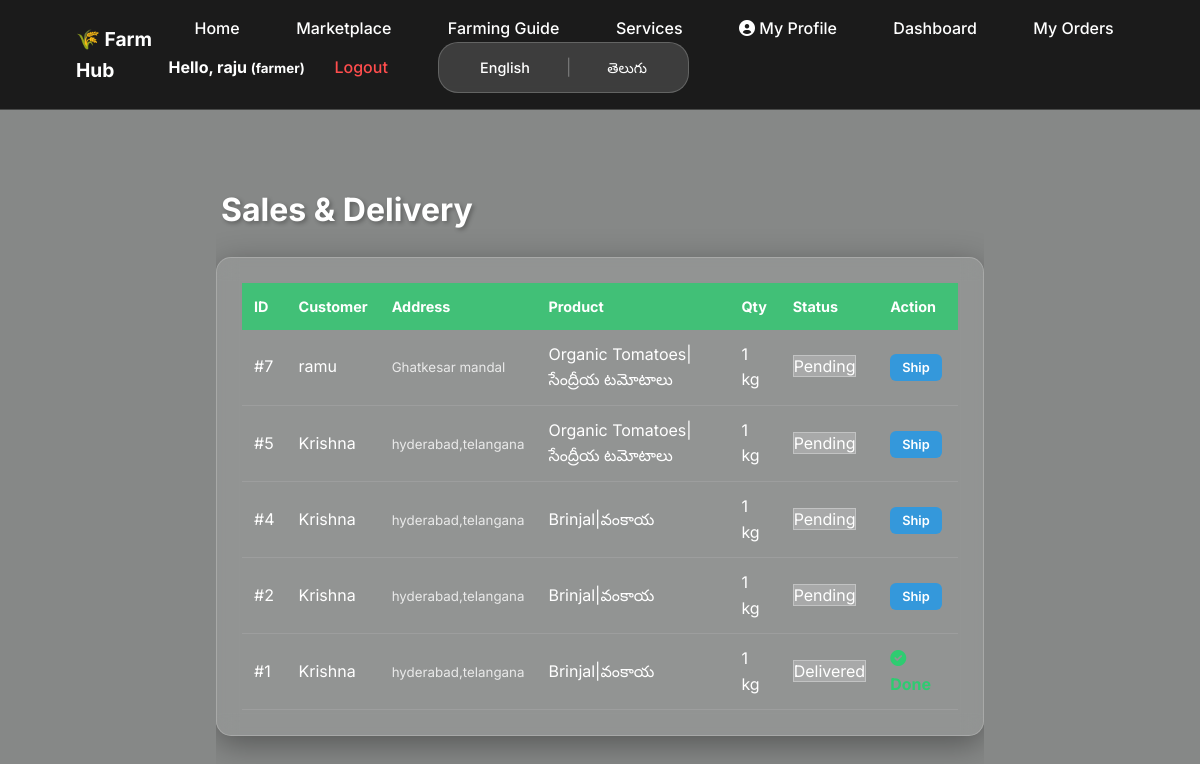
Page /orders (signed in) on the committed database.
### tables this page shows
CREATE TABLE orders (
        id INTEGER PRIMARY KEY AUTOINCREMENT, 
        customer_id INTEGER NOT NULL, 
        product_id INTEGER NOT NULL, 
        quantity_kg INTEGER NOT NULL, 
        total_price REAL NOT NULL, 
        payment_method TEXT NOT NULL, 
        order_date TIMESTAMP DEFAULT CURRENT_TIMESTAMP, 
        status TEXT DEFAULT 'Pending', 
        FOREIGN KEY (customer_id) REFERENCES users (id), 
        FOREIGN KEY (product_id) REFERENCES products (id));

CREATE TABLE users (
        id INTEGER PRIMARY KEY AUTOINCREMENT, 
        name TEXT NOT NULL, 
        phone TEXT UNIQUE NOT NULL, 
        password TEXT NOT NULL, 
        role TEXT NOT NULL, 
        upi_id TEXT, 
        address TEXT);

CREATE TABLE products (
        id INTEGER PRIMARY KEY AUTOINCREMENT, 
        farmer_id INTEGER NOT NULL, 
        name TEXT NOT NULL, 
        category TEXT, 
        price REAL NOT NULL, 
        stock_kg INTEGER NOT NULL, 
        image_url TEXT, 
        FOREIGN KEY (farmer_id) REFERENCES users (id));

### app.py (the view, shortened to what this page needs)
@app.route('/orders')
@login_required
def view_orders():
    conn = get_db_connection()
    role = session['role']
    if role == 'farmer':
        orders = conn.execute('''SELECT o.*, p.name as product_name, u.name as customer_name, u.address as customer_address
                                  FROM orders o
                                  JOIN products p ON o.product_id = p.id
                                  JOIN users u ON o.customer_id = u.id
                                  WHERE p.farmer_id = ? ORDER BY o.order_date DESC''', (session['user_id'],)).fetchall()
        template = 'farmer_orders.html'
    conn.close()
    return render_template(template, orders=orders)

### app.py (called while the page is built)
def get_locale():
    return session.get('lang', request.accept_languages.best_match(['en', 'te']))

def get_db_connection():
    conn = sqlite3.connect(DB_NAME, timeout=20)
    conn.row_factory = sqlite3.Row
    conn.execute('PRAGMA journal_mode=WAL;')
    return conn

def login_required(f):
    @wraps(f)
    def wrapper(*args, **kwargs):
        if 'user_id' not in session:
            flash(_('Please log in first.'), 'danger')
            return redirect(url_for('login'))
        return f(*args, **kwargs)
    return wrapper

### templates/farmer_orders.html (shortened to what this page needs)
{% extends 'base.html' %}
{% block content %}
<div class="container mt-4">
    <h1 class="mb-4 page-title">{{ _('Sales & Delivery') }}</h1>
    <div class="sales-container">
        {% if orders %}
            <div style="overflow-x:auto;">
                <table class="custom-table">
                    <thead>
                        <tr>
                            <th>ID</th>
                            <th>Customer</th>
                            <th>Address</th>
                            <th>Product</th>
                            <th>Qty</th>
                            <th>Status</th>
                            <th>Action</th>
                        </tr>
                    </thead>
                    <tbody>
                        {% for o in orders %}
                        <tr>
                            <td>#{{ o['id'] }}</td>
                            <td>{{ o['customer_name'] }}</td>
                            <td><small style="opacity: 0.8;">{{ o['customer_address'] or 'No address' }}</small></td>
                            <td>{{ o['product_name'] }}</td>
                            <td>{{ o['quantity_kg'] }} kg</td>
                            <td>
                                <span class="badge" style="background: rgba(255,255,255,0.2); border: 1px solid rgba(255,255,255,0.3);">
                                    {{ o['status'] }}
                                </span>
                            </td>
                            <td>
                                {% if o['status'] == 'Pending' %}
                                    <a href="{{ url_for('update_order_status', order_id=o['id'], new_status='Out for Delivery') }}"
                                       style="background: #3498db; color: white; padding: 6px 12px; text-decoration: none; border-radius: 6px; font-size: 0.8rem; font-weight: 600;">Ship</a>
                                {% elif o['status'] == 'Out for Delivery' %}
                                    <a href="{{ url_for('update_order_status', order_id=o['id'], new_status='Delivered') }}"
                                       style="background: #2ecc71; color: white; padding: 6px 12px; text-decoration: none; border-radius: 6px; font-size: 0.8rem; font-weight: 600;">Deliver</a>
                                {% else %}
                                    <span style="color: #2ecc71; font-weight: bold;"><i class="fas fa-check-circle"></i> Done</span>
                                {% endif %}
                            </td>
                        </tr>
                        {% endfor %}
                    </tbody>
                </table>
            </div>
        {% else %}
            <div class="text-center py-5">
                <p style="font-size: 1.2rem; opacity: 0.7;">No sales yet.</p>
            </div>
        {% endif %}
    </div>
</div>
{% endblock %}

### templates/base.html (shortened to what this page needs)
<!DOCTYPE html>
<html lang="{{ session.get('lang', 'en') }}">
<head>
    <link rel="stylesheet" href="https://cdnjs.cloudflare.com/ajax/libs/font-awesome/6.0.0/css/all.min.css">
    <link rel="stylesheet" href="{{ url_for('static', filename='style.css') }}">
</head>
<body class="{% block body_class %}{% endblock %}">
<nav class="navbar">
    <a href="{{ url_for('index') }}" class="logo">🌾 Farm Hub</a>
    <div class="nav-links">
        <a href="{{ url_for('index') }}">{{ _('Home') }}</a>
        <a href="{{ url_for('marketplace') }}">{{ _('Marketplace') }}</a>
        {% if session.get('role') == 'farmer' %}
            <a href="{{ url_for('farming_guide') }}">{{ _('Farming Guide') }}</a>
            <a href="{{ url_for('services') }}">{{ _('Services') }}</a>
        {% endif %}
        {% if session.get('user_id') %}
            <a href="{{ url_for('profile') }}"><i class="fa fa-user-circle"></i> {{ _('My Profile') }}</a>
            <a href="{{ url_for('dashboard') }}">{{ _('Dashboard') }}</a>
            <a href="{{ url_for('view_orders') }}">{{ _('My Orders') }}</a>
            <span style="margin-left: 15px; font-weight: bold; color: white;">
                {{ _('Hello') }}, {{ session.get('name') }}
                <small>({{ session.get('role') }})</small>
            </span>
            <a href="{{ url_for('logout') }}" style="color: #ff4d4d; margin-left: 10px;">
                {{ _('Logout') }}
            </a>
        {% else %}
            <a href="{{ url_for('login') }}">{{ _('Login') }}</a>
            <a href="{{ url_for('register') }}"
               style="background: #27ae60; padding: 8px 15px; border-radius: 5px;">
                {{ _('Register') }}
            </a>
        {% endif %}
        <div class="lang-container">
            <a href="{{ url_for('set_language', lang_code='en') }}"
               class="lang-link {% if session.get('lang') == 'en' %}active-lang{% endif %}">
               English
            </a>
            <span style="color: rgba(255,255,255,0.3)">|</span>
            <a href="{{ url_for('set_language', lang_code='te') }}"
               class="lang-link {% if session.get('lang') == 'te' %}active-lang{% endif %}">
               తెలుగు
            </a>
        </div>
    </div>
</nav>
<div class="container" style="padding: 20px 5%;">
    {% block content %}{% endblock %}
</div>
</body>
</html>

### static/style.css (style rules this page uses)
:root { --primary-color: #2ecc71; --secondary-color: #27ae60; --dark-color: #34495e; --light-color: #ecf0f1; --danger-color: #e74c3c; }
body { font-family: 'Segoe UI', Tahoma, Geneva, Verdana, sans-serif; line-height: 1.6; margin: 0; background-color: #f4f7f6; color: #333; }
.navbar { background-color: var(--primary-color); color: white; padding: 1rem; display: flex; justify-content: space-between; align-items: center; }
.navbar a { color: white; text-decoration: none; padding: 0.5rem 1rem; }
.navbar .logo { font-weight: bold; font-size: 1.2rem; }
.container { width: 80%; margin: auto; overflow: hidden; padding: 2rem 0; }

### templates/base.html (style rules this page uses)
:root { --glass: rgba(255, 255, 255, 0.15); --border: rgba(255, 255, 255, 0.2); }
body { font-family: 'Inter', sans-serif; margin: 0; padding: 0; }
.navbar { display: flex; justify-content: space-between; align-items: center; padding: 1rem 5%; background: rgba(0, 0, 0, 0.8) !important; backdrop-filter: blur(10px); -webkit-backdrop-filter: blur(10px); border-bottom: 1px solid var(--border); position: sticky; top: 0; z-index: 1000; }
.logo { font-size: 1.5rem; font-weight: 700; color: #2ecc71; text-decoration: none; }
.nav-links a { color: white; text-decoration: none; margin: 0 10px; font-weight: 500; transition: 0.3s; }
.lang-container { display: inline-flex; background: var(--glass); padding: 5px 15px; border-radius: 20px; border: 1px solid var(--border); align-items: center; gap: 10px; margin-left: 20px; }
.lang-link { color: white; text-decoration: none; font-size: 0.9rem; }
body { top: 0px !important; }

### templates/farmer_orders.html (style rules this page uses)
body { background-image: linear-gradient(rgba(0, 0, 0, 0.45), rgba(0, 0, 0, 0.45)), url('https://images.unsplash.com/photo-1500382017468-9049fed747ef'); background-size: cover; background-attachment: fixed; color: #fff; }
.sales-container { background: rgba(255, 255, 255, 0.1); backdrop-filter: blur(10px); -webkit-backdrop-filter: blur(10px); border-radius: 15px; border: 1px solid rgba(255, 255, 255, 0.2); padding: 25px; margin-top: 20px; box-shadow: 0 8px 32px 0 rgba(0, 0, 0, 0.37); }
.custom-table { width: 100%; color: white; border-collapse: collapse; }
.custom-table thead th { background-color: rgba(46, 204, 113, 0.8); color: white; padding: 12px; text-align: left; font-size: 0.9rem; }
.custom-table tbody tr { border-bottom: 1px solid rgba(255, 255, 255, 0.1); transition: 0.3s; }
.custom-table td { padding: 12px; vertical-align: middle; }
.page-title { font-weight: 700; margin-left: 5px; text-shadow: 2px 2px 4px rgba(0,0,0,0.3); }

### rows in the picture
orders: id "7", customer_name "ramu", address "Ghatkesar mandal", product_name "Organic Tomatoes|సేంద్రీయ టమోటాలు", quantity_kg "1", status "Pending"
orders: id "5", customer_name "Krishna", address "hyderabad,telangana", product_name "Organic Tomatoes|సేంద్రీయ టమోటాలు", quantity_kg "1", status "Pending"
orders: id "4", customer_name "Krishna", address "hyderabad,telangana", product_name "Brinjal|వంకాయ", quantity_kg "1", status "Pending"
orders: id "2", customer_name "Krishna", address "hyderabad,telangana", product_name "Brinjal|వంకాయ", quantity_kg "1", status "Pending"
orders: id "1", customer_name "Krishna", address "hyderabad,telangana", product_name "Brinjal|వంకాయ", quantity_kg "1", status "Delivered"

### other values in the picture
{{ session.get('name') }} "raju"
{{ session.get('role') }} "farmer"
